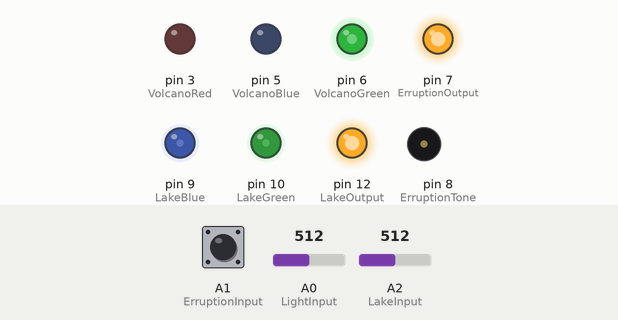
Recording of a sketch running on a simulated Arduino Uno, built with avr-gcc and run on an emulated ATmega328P. Shown: output pins drawn as LEDs (lit = HIGH), buzzer (waves = sounding). Dashed ring = blinking. The test bench sets the inputs (shaded band); at power-on: A0 (LightInput) = 512, A1 (ErruptionInput) HIGH, A2 (LakeInput) = 512.

Above: at 1.25 s.
1.3 s: A0 (LightInput) set to 0
At 2.6 s:
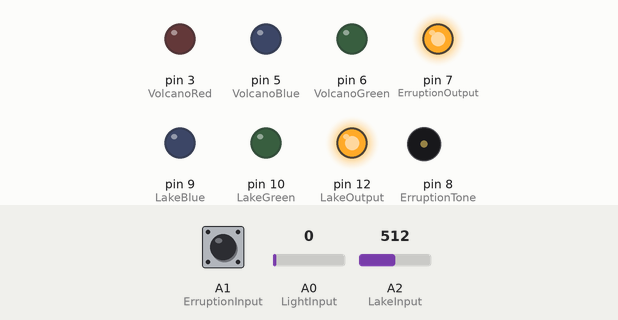
2.9 s: A0 (LightInput) set to 3
4.4 s: A0 (LightInput) set to 6
At 4.9 s:
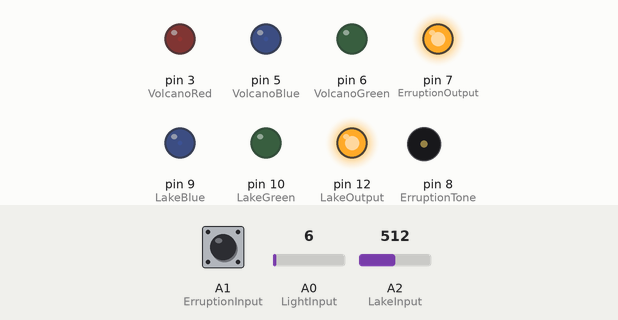
7.4 s: A1 (ErruptionInput) pulled LOW for 0.15 s
At 8.5 s:
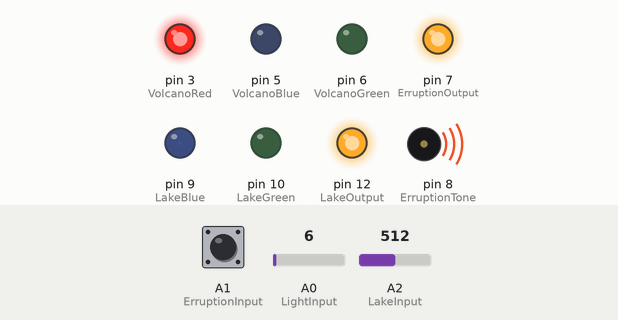
10.5 s: A2 (LakeInput) set to 1010
13.5 s: A2 (LakeInput) set to 1023
At 14.9 s:
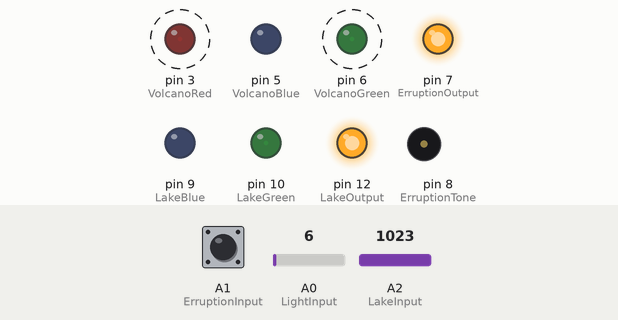
Timing chart, 0 to 17.5 s (numbered marks = the images above; inputs shaded):
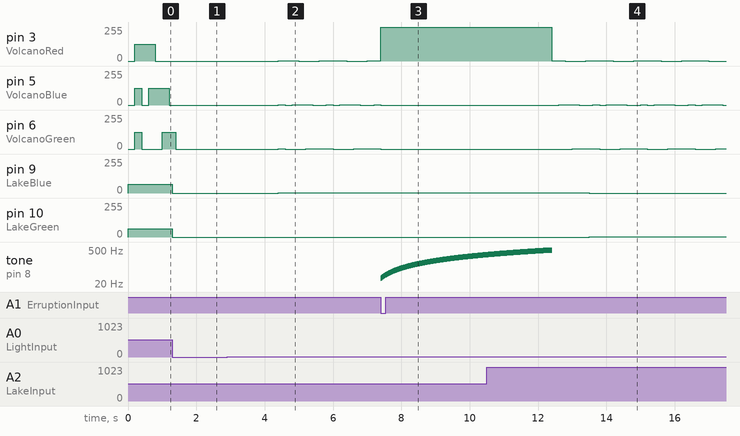

The sketch:

Volcano.ino
```cpp
// my code to create a cool LED mountain night light
const int LightInput = A0; // for brightness of night light
const int VolcanoRed = 3;
const int VolcanoBlue = 5;
const int VolcanoGreen = 6;
int ColorSwitch = 0; // used in switch statement for light color
unsigned long Time = 0; // used for cool down times for color switching
unsigned long LastEruption = 0; // cool down period for mountain
const int ErruptionInput = A1;
const int ErruptionOutput = 7;
const int ErruptionTone = 8;
const int LakeBlue = 9;
const int LakeGreen = 10;
const int LakeInput = A2;
const int LakeOutput = 12;

// Just sets up pins to be either input or output
// starts some of the pins to just keep running at 5V
void setup() {
  pinMode(LightInput, INPUT_PULLUP);
  pinMode(VolcanoRed, OUTPUT);
  pinMode(VolcanoBlue, OUTPUT);
  pinMode(VolcanoGreen, OUTPUT);
  pinMode(ErruptionInput, INPUT_PULLUP);
  pinMode(ErruptionOutput, OUTPUT);
  digitalWrite(ErruptionOutput, HIGH);
  pinMode(ErruptionTone, OUTPUT);
  pinMode(LakeBlue, OUTPUT);
  pinMode(LakeGreen, OUTPUT);
  pinMode(LakeInput, INPUT_PULLUP);
  pinMode(LakeOutput, OUTPUT);
  digitalWrite(LakeOutput, HIGH);
}

// this is where each of the checks for a component
// of the LED sculpture
void loop() {
  // put your main code here, to run repeatedly:
  int brightness = lightCheckIn();
  volcanoCheck(brightness);
  lakeCheck(brightness);
}

// checks the current brightness of surrondings
// returns int of max voltage to be used
// the darker the room is, the greater the voltage
int lightCheckIn() {
  return (int) map(analogRead(LightInput), 0, 1023, 0, 255);
}


// volcano check
// looks to see if the volcano should erupt
// or if it should change color
void volcanoCheck(int brightness) {
  bool isErrupting = erruptionCheck();
  if (!isErrupting && millis() - Time >= 200) {
    colorPick(brightness);
    Time = millis();
  }

}
// determines how to fade the RGB LED
// which color to cycle to
bool colorPick(int brightness) {
  switch (ColorSwitch) {
    case 1:
      turnOn(brightness, 0, 0);
      break;
    case 2:
      turnOn(brightness, brightness, 0);
      break;
    case 3:
      turnOn(0, brightness, 0);
      break;
    case 4:
      turnOn(0, brightness, brightness);
      break;
    case 5:
      turnOn(0, 0, brightness);
      break;
    case 6:
      turnOn(brightness, 0, brightness);
      break;
    default:
      turnOn(brightness, brightness, brightness);
      break;
   }
}

// Eruptioncheck to see if the mountain should erupt
// which is glowing bright red and emitting volcanic sounds
bool erruptionCheck() {
  if (digitalRead(ErruptionInput) == LOW && millis() - LastEruption >= 5000) {
    analogWrite(VolcanoRed, 255);
    analogWrite(VolcanoBlue, 0);
    analogWrite(VolcanoGreen, 0);
    tone(ErruptionTone, 35);
    LastEruption = millis();
    return true;
  } else if (LastEruption != 0 && millis() - LastEruption < 5000) {
    tone(ErruptionTone, map(millis() - LastEruption, 0, 5000, 35, 500));
    return true;
  } else {
    noTone(ErruptionTone);
    return false;
  }
}

// puts the mountain LED to the correct values
void turnOn(int red, int blue, int green) {
  analogWrite(VolcanoRed, red);
  analogWrite(VolcanoBlue, blue);
  analogWrite(VolcanoGreen, green);
  ColorSwitch = (ColorSwitch + 1) % 7;
}

// turns on the lake to the correct value
// reads from the physical input as well
void lakeCheck(int brightness) {
  int greenColor = map(analogRead(LakeInput), 0, 1023, 0, brightness);
  int blueColor = brightness - greenColor;
  analogWrite(LakeGreen, greenColor);
  analogWrite(LakeBlue, blueColor);
}
```

Measured:
- the behaviour switches between 1022 and 1023 on A2 (LakeInput) (found by bisection; images 3 and 4)
- after the input at 1.3 s, pin 3 (VolcanoRed): stays 0/255 (without the input it goes to 127/255 after 0.10 s); pin 5 (VolcanoBlue): stays 0/255 (without the input it goes to 127/255 after 0.30 s); pin 9 (LakeBlue): 64/255 → 0/255 at once; pin 10 (LakeGreen): 63/255 → 0/255 at once
- after the input at 2.9 s, every drawn part: stays the same
- after the input at 4.4 s, pin 3 (VolcanoRed): goes 1/255 0.60 s, 0/255 0.60 s, 1/255 0.80 s, 0/255 0.60 s, then 1/255, starting at once; pin 5 (VolcanoBlue): 0/255 → 1/255 at once, → 0/255 0.20 s later, → 1/255 0.20 s later, → 0/255 0.60 s later, … (9 changes in this stretch)
- after the input at 7.4 s, pin 5 (VolcanoBlue), pin 6 (VolcanoGreen): goes on until 7.4 s, then stays 0/255; tone on pin 8 (ErruptionTone): plays 35 Hz for 0.01 s, 36 Hz for 0.01 s, 37 Hz for 0.01 s, 38 Hz for 0.01 s, 39 Hz for 0.01 s, 40 Hz for 0.01 s … (289 notes in this stretch), starting at once
- after the input at 13.5 s, pin 9 (LakeBlue): 1/255 → 0/255 at once; pin 10 (LakeGreen): 0/255 → 1/255 at once
